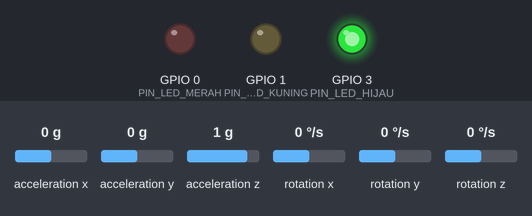
Simulated run of this sketch. Board: ESP32-C3. Shown: output pins drawn as LEDs (lit = HIGH). Wiring (inferred from the names in the program): MPU-6050 motion sensor at I2C address 0x68. The test bench sets the inputs (shaded band); at power-on: acceleration x 0 g, acceleration y 0 g, acceleration z 1 g, rotation x 0 °/s, rotation y 0 °/s, rotation z 0 °/s.

Above: at 5.3 s.
5.4 s: acceleration x set to -0.4 g
7.5 s: acceleration x set to -0.7 g
At 8.24 s:
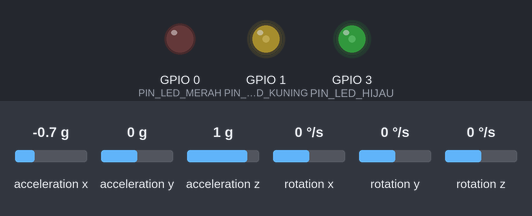
At 10.3 s:
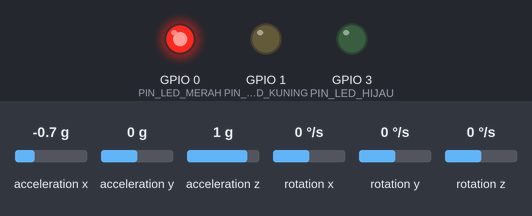
10.5 s: acceleration x set to 0.4 g
13.5 s: acceleration x set to 0.6 g
At 14.7 s:
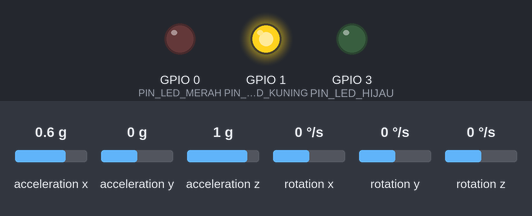
18.0 s: acceleration x set to 0 g
Timing chart, 0 to 21.0 s (numbered marks = the images above; inputs shaded):
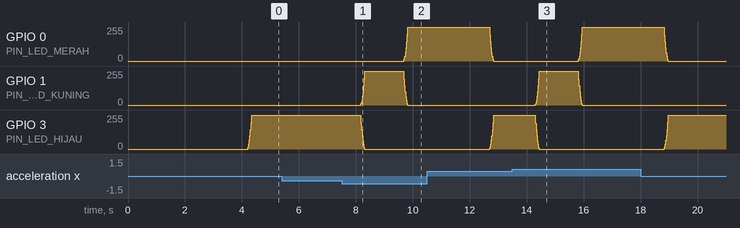

Measured:
- the behaviour switches between -0.5 and -0.6 g on acceleration x (found by bisection; images 0 and 1)
- the behaviour switches between 0.5 and 0.6 g on acceleration x (found by bisection; images 2 and 3)
- after the input at 5.4 s, every drawn part: stays the same
- after the input at 7.5 s, GPIO 0 (PIN_LED_MERAH): 0/255 → 255/255 after 2.2 s; GPIO 1 (PIN_LED_KUNING): rises from 0/255 to 255/255 in 0.14 s, then falls to 0/255 in 1.5 s; GPIO 3 (PIN_LED_HIJAU): 255/255 → 0/255 after 0.68 s
- after the input at 13.5 s, GPIO 0 (PIN_LED_MERAH): 0/255 → 255/255 after 2.3 s; GPIO 1 (PIN_LED_KUNING): rises from 0/255 to 255/255 in 0.14 s, then falls to 0/255 in 1.5 s; GPIO 3 (PIN_LED_HIJAU): 255/255 → 0/255 after 0.81 s

The sketch:

pin-adhd.ino
```cpp
#include <Wire.h>
#include <math.h>
#include <WiFi.h>
#include <WebServer.h>

// =====================================================
// ESP32-C3 + MPU6050 + LED fade + Halaman Pengaturan via Wi-Fi AP
// SDA = GPIO 6, SCL = GPIO 7
// Sensor Address = 0x68
// =====================================================

const char *AP_SSID = "HEBAT_SMART_PIN";
const char *AP_PASS = "hebat123";

WebServer server(80);

const uint8_t IMU_ADDR = 0x68;

const int PIN_LED_MERAH  = 0;
const int PIN_LED_KUNING = 1;
const int PIN_LED_HIJAU  = 3;

// --- LED FADE (PWM) ---
const int PIN_LED[3] = {PIN_LED_MERAH, PIN_LED_KUNING, PIN_LED_HIJAU};
const int LANGKAH_FADE = 32; // 0 -> 255 dalam 8 tick (~160 ms di 50 Hz); naikkan = transisi lebih cepat
int levelLED[3] = {0, 0, 0};
bool targetLED[3] = {false, false, false};

// --- AMBANG BATAS DINAMIS (Bisa diubah via Web) ---
float batasSudutPostur = 30.0f;
float batasGyroDps = 15.0f;
float batasGerakAccelG = 0.30f;

const unsigned long DURASI_PERINGATAN_MS = 2000UL;
const unsigned long DURASI_BASELINE_MS = 5000UL;
const unsigned long INTERVAL_BACA_MS = 20UL; // 50 Hz
const int JUMLAH_KALIBRASI = 50;

const unsigned long DURASI_TUNDA_KUNING_MS = 500UL;
unsigned long mulaiPotensiKuning = 0;
bool potensiKuningBerlangsung = false;

// --- LOGIKA PENAHAN SAAT MERAH ---
unsigned long waktuMulaiMerah = 0;
bool sedangMenahanMerah = false;
const unsigned long DURASI_TAHAN_MERAH_MS = 3000UL;

float baselinePitch = 0.0f;
float baselineRoll = 0.0f;

unsigned long waktuBacaTerakhir = 0;
unsigned long mulaiGerak = 0;
unsigned long mulaiPenyimpangan = 0;
unsigned long mulaiStabilPosisiBaru = 0;

bool gerakSedangBerlangsung = false;
bool penyimpanganSedangBerlangsung = false;
bool posisiBaruSedangStabil = false;

// Variabel Smoothing Filter (EMA)
float prevAx = 0, prevAy = 0, prevAz = 1.0f;
float prevGx = 0, prevGy = 0, prevGz = 0;
float filteredPitch = 0.0f;
float filteredRoll = 0.0f;
bool filterSiap = false; // false = bacaan pertama dipakai langsung sebagai nilai awal filter

// Di 50 Hz + DLPF hardware 44 Hz: konstanta waktu ~80 ms (raw) dan ~60 ms (sudut),
// lag total lebih kecil dari versi 15 Hz. Turunkan alpha = lebih halus tapi lebih lambat.
const float FILTER_ALPHA_RAW = 0.2f;
const float FILTER_ALPHA_ANGLE = 0.25f;

struct DataIMU {
  int16_t axRaw, ayRaw, azRaw;
  int16_t gxRaw, gyRaw, gzRaw;
  float ax, ay, az;
  float gx, gy, gz;
  float pitch, roll;
  float accelMagnitude;
  float gyroMagnitude;
};

DataIMU lastDataIMU;

// --- HALAMAN PENGATURAN (hanya sensitivitas & kalibrasi) ---
const char HTML_PENGATURAN[] PROGMEM = R"rawliteral(
<!DOCTYPE html>
<html lang="id">
<head>
  <meta charset="UTF-8">
  <meta name="viewport" content="width=device-width, initial-scale=1.0">
  <title>HEBAT Smart Pin — Pengaturan</title>
  <style>
    body { font-family: system-ui, sans-serif; background: #f1f5f9; color: #0f172a; margin: 0; padding: 24px 16px; }
    .card { max-width: 420px; margin: 0 auto; background: #fff; border: 1px solid #e2e8f0; border-radius: 20px; padding: 24px; display: flex; flex-direction: column; gap: 16px; }
    h1 { font-size: 1.15rem; margin: 0; }
    label { display: flex; flex-direction: column; gap: 4px; font-size: 0.8rem; font-weight: 600; color: #64748b; }
    input { padding: 10px 12px; border: 1px solid #cbd5e1; border-radius: 10px; font-size: 1rem; background: #f8fafc; }
    button { padding: 12px; border: none; border-radius: 12px; background: #2563eb; color: #fff; font-weight: 600; font-size: 0.95rem; cursor: pointer; }
    button.sekunder { background: #f1f5f9; color: #475569; border: 1px solid #e2e8f0; }
    #pesan { font-size: 0.85rem; color: #475569; min-height: 1.2em; text-align: center; }
  </style>
</head>
<body>
  <div class="card">
    <h1>HEBAT Smart Pin — Pengaturan</h1>
    <label>Batas sudut postur (°)<input type="number" id="sudut" step="1" min="1"></label>
    <label>Batas gyro (DPS)<input type="number" id="gyro" step="1" min="1"></label>
    <label>Batas accel (G)<input type="number" id="accel" step="0.05" min="0.05"></label>
    <button onclick="simpan()">Simpan Sensitivitas</button>
    <button class="sekunder" onclick="kalibrasi()">🎯 Set Posisi Ideal</button>
    <div id="pesan"></div>
  </div>
  <script>
    const el = id => document.getElementById(id);
    const pesan = t => el('pesan').innerText = t;

    fetch('/settings')
      .then(r => r.json())
      .then(d => { el('sudut').value = d.sudut; el('gyro').value = d.gyro; el('accel').value = d.accel; })
      .catch(() => pesan('Gagal memuat pengaturan.'));

    function simpan() {
      fetch(`/update-settings?sudut=${el('sudut').value}&gyro=${el('gyro').value}&accel=${el('accel').value}`)
        .then(r => pesan(r.ok ? '✅ Sensitivitas tersimpan.' : 'Gagal: nilai harus angka antara 0 dan 1000.'))
        .catch(() => pesan('Koneksi terputus.'));
    }

    function kalibrasi() {
      fetch('/calibrate')
        .then(r => pesan(r.ok ? '✅ Posisi ideal diperbarui.' : 'Gagal kalibrasi.'))
        .catch(() => pesan('Koneksi terputus.'));
    }
  </script>
</body>
</html>
)rawliteral";

// --- Fungsi I2C Helper ---
bool tulisRegister(uint8_t reg, uint8_t nilai) {
  Wire.beginTransmission(IMU_ADDR);
  Wire.write(reg);
  Wire.write(nilai);
  return Wire.endTransmission() == 0;
}

bool bacaRegister(uint8_t reg, uint8_t *buffer, uint8_t panjang) {
  Wire.beginTransmission(IMU_ADDR);
  Wire.write(reg);
  if (Wire.endTransmission(false) != 0) return false;
  uint8_t jumlah = Wire.requestFrom(IMU_ADDR, panjang);
  if (jumlah != panjang) return false;
  for (uint8_t i = 0; i < panjang; i++) buffer[i] = Wire.read();
  return true;
}

int16_t gabungInt16(uint8_t msb, uint8_t lsb) {
  return (int16_t)((uint16_t)msb << 8 | lsb);
}

bool bacaIMU(DataIMU &d) {
  uint8_t b[14];
  if (!bacaRegister(0x3B, b, 14)) return false;

  d.axRaw = gabungInt16(b[0], b[1]);
  d.ayRaw = gabungInt16(b[2], b[3]);
  d.azRaw = gabungInt16(b[4], b[5]);
  d.gxRaw = gabungInt16(b[8], b[9]);
  d.gyRaw = gabungInt16(b[10], b[11]);
  d.gzRaw = gabungInt16(b[12], b[13]);

  float rawAx = d.axRaw * (1.0f / 16384.0f);
  float rawAy = d.ayRaw * (1.0f / 16384.0f);
  float rawAz = d.azRaw * (1.0f / 16384.0f);
  float rawGx = d.gxRaw * (1.0f / 131.0f);
  float rawGy = d.gyRaw * (1.0f / 131.0f);
  float rawGz = d.gzRaw * (1.0f / 131.0f);

  if (!filterSiap) {
    prevAx = rawAx; prevAy = rawAy; prevAz = rawAz;
    prevGx = rawGx; prevGy = rawGy; prevGz = rawGz;
  }

  d.ax = (FILTER_ALPHA_RAW * rawAx) + ((1.0f - FILTER_ALPHA_RAW) * prevAx);
  d.ay = (FILTER_ALPHA_RAW * rawAy) + ((1.0f - FILTER_ALPHA_RAW) * prevAy);
  d.az = (FILTER_ALPHA_RAW * rawAz) + ((1.0f - FILTER_ALPHA_RAW) * prevAz);
  d.gx = (FILTER_ALPHA_RAW * rawGx) + ((1.0f - FILTER_ALPHA_RAW) * prevGx);
  d.gy = (FILTER_ALPHA_RAW * rawGy) + ((1.0f - FILTER_ALPHA_RAW) * prevGy);
  d.gz = (FILTER_ALPHA_RAW * rawGz) + ((1.0f - FILTER_ALPHA_RAW) * prevGz);

  prevAx = d.ax; prevAy = d.ay; prevAz = d.az;
  prevGx = d.gx; prevGy = d.gy; prevGz = d.gz;

  d.accelMagnitude = sqrtf(d.ax*d.ax + d.ay*d.ay + d.az*d.az);
  d.gyroMagnitude = sqrtf(d.gx*d.gx + d.gy*d.gy + d.gz*d.gz);

  float rawPitch = atan2f(d.ay, sqrtf(d.ax*d.ax + d.az*d.az)) * (180.0f / 3.14159265f);
  float rawRoll  = atan2f(-d.ax, d.az) * (180.0f / 3.14159265f);

  if (!filterSiap) {
    filteredPitch = rawPitch;
    filteredRoll = rawRoll;
    filterSiap = true;
  } else {
    filteredPitch = (FILTER_ALPHA_ANGLE * rawPitch) + ((1.0f - FILTER_ALPHA_ANGLE) * filteredPitch);
    filteredRoll  = (FILTER_ALPHA_ANGLE * rawRoll)  + ((1.0f - FILTER_ALPHA_ANGLE) * filteredRoll);
  }

  d.pitch = filteredPitch;
  d.roll  = filteredRoll;
  return true;
}

float selisihSudut(float a, float b) {
  float selisih = fmodf(a - b + 540.0f, 360.0f) - 180.0f;
  return fabsf(selisih);
}

void setLED(bool merah, bool kuning, bool hijau) {
  targetLED[0] = merah;
  targetLED[1] = kuning;
  targetLED[2] = hijau;
}

// Dipanggil tiap tick: geser kecerahan menuju target, dikuadratkan agar fade terlihat rata di mata
void updateLED() {
  for (int i = 0; i < 3; i++) {
    int target = targetLED[i] ? 255 : 0;
    if (levelLED[i] < target) levelLED[i] = min(levelLED[i] + LANGKAH_FADE, 255);
    else if (levelLED[i] > target) levelLED[i] = max(levelLED[i] - LANGKAH_FADE, 0);
    analogWrite(PIN_LED[i], levelLED[i] * levelLED[i] / 255);
  }
}

void kalibrasiAwal() {
  float jumlahPitch = 0.0f;
  float jumlahRoll = 0.0f;
  int berhasil = 0;
  // Batasi percobaan agar boot tidak macet saat IMU tidak terpasang (halaman pengaturan tetap bisa dibuka)
  for (int coba = 0; coba < JUMLAH_KALIBRASI * 2 && berhasil < JUMLAH_KALIBRASI; coba++) {
    DataIMU d;
    if (bacaIMU(d)) {
      jumlahPitch += d.pitch;
      jumlahRoll += d.roll;
      berhasil++;
    }
    delay(50);
  }
  if (berhasil == 0) return; // baseline tetap 0, bisa diulang lewat tombol "Set Posisi Ideal"
  baselinePitch = jumlahPitch / berhasil;
  baselineRoll = jumlahRoll / berhasil;
}

void handleRoot() { server.send(200, "text/html", HTML_PENGATURAN); }

void handleGetSettings() {
  String json = "{";
  json += "\"sudut\":" + String(batasSudutPostur) + ",";
  json += "\"gyro\":" + String(batasGyroDps) + ",";
  json += "\"accel\":" + String(batasGerakAccelG);
  json += "}";
  server.send(200, "application/json", json);
}

// Nilai kosong / bukan angka / di luar (0, 1000) ditolak (toFloat() mengembalikan 0 -> LED merah terus)
bool ambilAngkaPositif(const char *nama, float &hasil) {
  if (!server.hasArg(nama)) return true;
  float v = server.arg(nama).toFloat();
  if (!(v > 0.0f && v < 1000.0f)) return false; // sekaligus menolak NaN/inf
  hasil = v;
  return true;
}

void handleUpdateSettings() {
  float sudut = batasSudutPostur, gyro = batasGyroDps, accel = batasGerakAccelG;
  if (!ambilAngkaPositif("sudut", sudut) || !ambilAngkaPositif("gyro", gyro) || !ambilAngkaPositif("accel", accel)) {
    server.send(400, "text/plain", "Nilai harus angka lebih dari 0");
    return;
  }
  batasSudutPostur = sudut;
  batasGyroDps = gyro;
  batasGerakAccelG = accel;
  server.send(200, "text/plain", "OK");
}

void handleCalibrate() {
  baselinePitch = lastDataIMU.pitch;
  baselineRoll = lastDataIMU.roll;
  server.send(200, "text/plain", "OK");
}

void setup() {
  updateLED(); // semua LED mati (PWM 0)

  Serial.begin(115200);
  delay(1000);

  WiFi.mode(WIFI_OFF);
  delay(500);
  WiFi.mode(WIFI_AP);
  WiFi.setTxPower(WIFI_POWER_8_5dBm);
  WiFi.softAP(AP_SSID, AP_PASS, 1, false, 4);

  server.on("/", handleRoot);
  server.on("/settings", handleGetSettings);
  server.on("/update-settings", handleUpdateSettings);
  server.on("/calibrate", handleCalibrate);
  server.begin();

  Wire.begin(6, 7);
  Wire.setClock(400000);

  tulisRegister(0x6B, 0x00); // bangunkan MPU6050
  tulisRegister(0x1A, 0x03); // DLPF hardware ~44 Hz: buang getaran/noise sebelum dibaca (delay ~5 ms)
  delay(100);
  kalibrasiAwal();
}

void loop() {
  server.handleClient();

  unsigned long sekarang = millis();
  if (sekarang - waktuBacaTerakhir < INTERVAL_BACA_MS) return;
  waktuBacaTerakhir = sekarang;
  updateLED();

  DataIMU d;
  if (!bacaIMU(d)) {
    setLED(true, false, false); // sensor error
    return;
  }

  lastDataIMU = d;

  float deviasiPitch = selisihSudut(d.pitch, baselinePitch);
  float deviasiRoll = selisihSudut(d.roll, baselineRoll);
  float deviasiSudut = (deviasiPitch > deviasiRoll) ? deviasiPitch : deviasiRoll;

  bool posturMenyimpang = deviasiSudut > batasSudutPostur;
  bool gerakAktif = (d.gyroMagnitude > batasGyroDps) || (fabsf(d.accelMagnitude - 1.0f) > batasGerakAccelG);

  if (gerakAktif) {
    if (!gerakSedangBerlangsung) {
      mulaiGerak = sekarang;
      gerakSedangBerlangsung = true;
    }
  } else {
    gerakSedangBerlangsung = false;
  }

  bool gerakLebihPeringatan = gerakSedangBerlangsung && (sekarang - mulaiGerak >= DURASI_PERINGATAN_MS);

  if (posturMenyimpang) {
    if (!penyimpanganSedangBerlangsung) {
      mulaiPenyimpangan = sekarang;
      penyimpanganSedangBerlangsung = true;
    }
  } else {
    penyimpanganSedangBerlangsung = false;
  }

  bool posturMenyimpangLebihPeringatan = penyimpanganSedangBerlangsung && (sekarang - mulaiPenyimpangan >= DURASI_PERINGATAN_MS);

  bool stabilSekarang = !gerakAktif;

  if (stabilSekarang && posturMenyimpang) {
    if (!posisiBaruSedangStabil) {
      mulaiStabilPosisiBaru = sekarang;
      posisiBaruSedangStabil = true;
    }

    if (sekarang - mulaiStabilPosisiBaru >= DURASI_BASELINE_MS) {
      baselinePitch = d.pitch;
      baselineRoll = d.roll;
      posisiBaruSedangStabil = false;
      penyimpanganSedangBerlangsung = false;
      deviasiSudut = 0.0f;
      posturMenyimpang = false;
    }
  } else {
    posisiBaruSedangStabil = false;
  }

  bool kondisiAdaPotensiKuning = (gerakAktif || posturMenyimpang);

  if (kondisiAdaPotensiKuning) {
    if (!potensiKuningBerlangsung) {
      mulaiPotensiKuning = sekarang;
      potensiKuningBerlangsung = true;
    }
  } else {
    potensiKuningBerlangsung = false;
  }

  bool syaratWaktuKuning = potensiKuningBerlangsung && (sekarang - mulaiPotensiKuning >= DURASI_TUNDA_KUNING_MS);

  // --- LOGIKA PENAHAN SAAT MERAH ---
  bool kondisiMerahMentah = gerakLebihPeringatan || posturMenyimpangLebihPeringatan;

  if (kondisiMerahMentah) {
    if (!sedangMenahanMerah) {
      waktuMulaiMerah = sekarang;
      sedangMenahanMerah = true;
    }
  }

  bool ledMerah = false;
  if (sedangMenahanMerah) {
    if (sekarang - waktuMulaiMerah < DURASI_TAHAN_MERAH_MS) {
      ledMerah = true;
    } else {
      if (kondisiMerahMentah) {
        waktuMulaiMerah = sekarang;
        ledMerah = true;
      } else {
        sedangMenahanMerah = false;
      }
    }
  }

  bool ledKuning = !ledMerah && syaratWaktuKuning;
  bool ledHijau = !ledMerah && !ledKuning;

  setLED(ledMerah, ledKuning, ledHijau);
}
```
